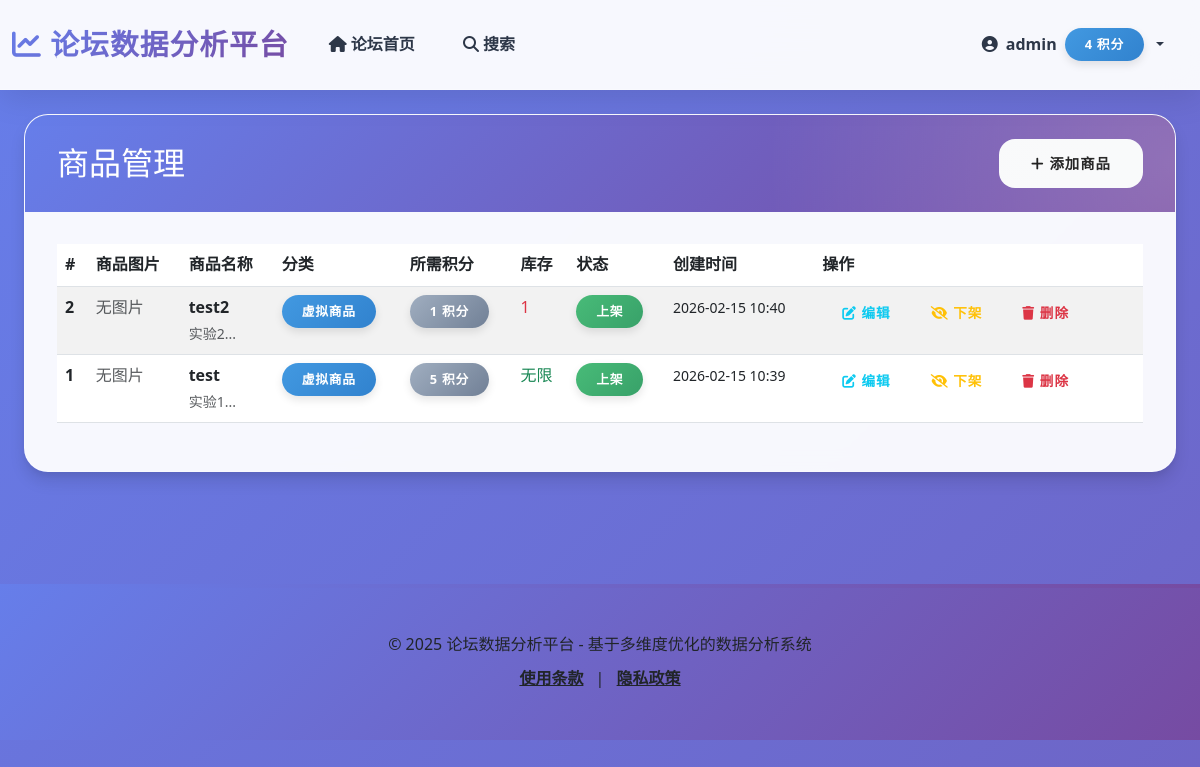
The page /points/admin/shop (signed in) on the database its author committed.
### app/models/user.py (models this page shows, shortened)
class User(UserMixin, Treet_IP_Conn.Model):
    __tablename__ = 'users'
    UserID = Treet_IP_Conn.Column(Treet_IP_Conn.Integer, primary_key=True, autoincrement=True)
    UserName = Treet_IP_Conn.Column(Treet_IP_Conn.String(50), unique=True, nullable=False, index=True)
    RegistrationDate = Treet_IP_Conn.Column(Treet_IP_Conn.DateTime, default=datetime.utcnow, index=True)  # 添加索引以优化按注册时间查询
    LastLoginTime = Treet_IP_Conn.Column(Treet_IP_Conn.DateTime, default=datetime.utcnow, onupdate=datetime.utcnow, index=True)  # 添加索引以优化按登录时间查询
    PasswordHash = Treet_IP_Conn.Column(Treet_IP_Conn.String(255), nullable=False)
    Reputation = Treet_IP_Conn.Column(Treet_IP_Conn.Integer, default=0, index=True)  # 用户声望值
    Status = Treet_IP_Conn.Column(Treet_IP_Conn.Enum(UserStatus), default=UserStatus.ACTIVE, index=True)  # 添加索引以优化状态筛选
    Role = Treet_IP_Conn.Column(Treet_IP_Conn.Enum(UserRole), default=UserRole.USER, index=True)  # 添加用户角色
    UserBio = Treet_IP_Conn.Column(Treet_IP_Conn.Text, default='')  # 个人简介
    AvatarURL = Treet_IP_Conn.Column(Treet_IP_Conn.String(255), default='')  # 头像URL
    Points = Treet_IP_Conn.Column(Treet_IP_Conn.Integer, default=0, index=True)  # 积分余额
    Level = Treet_IP_Conn.Column(Treet_IP_Conn.Integer, default=1, index=True)  # 用户等级
    TotalPointsEarned = Treet_IP_Conn.Column(Treet_IP_Conn.Integer, default=0)  # 累计获得的积分
    ConsecutiveCheckInDays = Treet_IP_Conn.Column(Treet_IP_Conn.Integer, default=0)  # 连续签到天数
    LastCheckInDate = Treet_IP_Conn.Column(Treet_IP_Conn.Date, nullable=True)  # 最后签到日期
    IsPhoneBound = Treet_IP_Conn.Column(Treet_IP_Conn.Boolean, default=False)  # 是否绑定手机
    IsProfileCompleted = Treet_IP_Conn.Column(Treet_IP_Conn.Boolean, default=False)  # 是否完善个人资料
    posts = Treet_IP_Conn.relationship('Post', backref='author', foreign_keys='Post.UserID', lazy='dynamic', cascade='all, delete-orphan')
    comments = Treet_IP_Conn.relationship('Comment', backref='author', foreign_keys='Comment.UserID', lazy='dynamic', cascade='all, delete-orphan')

### app/models/points.py (models this page shows, shortened)
class PointShopItem(Treet_IP_Conn.Model):
    __tablename__ = 'point_shop_items'
    ItemID = Treet_IP_Conn.Column(Treet_IP_Conn.Integer, primary_key=True, autoincrement=True)
    ItemName = Treet_IP_Conn.Column(Treet_IP_Conn.String(100), nullable=False)
    ItemType = Treet_IP_Conn.Column(Treet_IP_Conn.String(50), nullable=False, index=True)  # 商品类型：虚拟商品、实物、权益
    ItemDescription = Treet_IP_Conn.Column(Treet_IP_Conn.Text, nullable=True)
    PointsRequired = Treet_IP_Conn.Column(Treet_IP_Conn.Integer, nullable=False)  # 所需积分
    Stock = Treet_IP_Conn.Column(Treet_IP_Conn.Integer, default=-1)  # 库存，-1表示无限
    ImageURL = Treet_IP_Conn.Column(Treet_IP_Conn.String(255), nullable=True)  # 商品图片
    ValidityDays = Treet_IP_Conn.Column(Treet_IP_Conn.Integer, default=0)  # 有效期（天），0表示永久
    IsActive = Treet_IP_Conn.Column(Treet_IP_Conn.Boolean, default=True, index=True)  # 是否上架
    CreationTime = Treet_IP_Conn.Column(Treet_IP_Conn.DateTime, default=datetime.utcnow)

### app/routes/points.py (the view)
@points.route('/admin/shop')
@admin_required
def admin_shop():
    page = request.args.get('page', 1, type=int)
    per_page = 20
    pagination = PointShopItem.query.order_by(
        PointShopItem.CreationTime.desc()
    ).paginate(page=page, per_page=per_page, error_out=False)
    return render_template('points/admin_shop.html',
                         title='商品管理',
                         pagination=pagination)

### app/routes/points.py (called while the page is built)
def admin_required(f):
    @wraps(f)
    def decorated_function(*args, **kwargs):
        from app.models.user import UserRole
        if not current_user.is_authenticated:
            flash('请先登录', 'warning')
            return redirect(url_for('auth.login'))
        if current_user.Role != UserRole.ADMIN:
            flash('需要管理员权限', 'danger')
            return redirect(url_for('forum.forum'))
        return f(*args, **kwargs)
    return decorated_function

### app/templates/points/admin_shop.html (shortened to what this page needs)
{% extends 'base.html' %}
{% block content %}
<div class="container mt-4">
    <div class="row">
        <div class="col-md-12">
            <div class="card">
                <div class="card-header bg-primary text-white">
                    <div class="d-flex justify-content-between align-items-center">
                        <h2 class="mb-0">商品管理</h2>
                        <a href="{{ url_for('points.admin_add_item') }}" class="btn btn-light">
                            <i class="fa fa-plus"></i> 添加商品
                        </a>
                    </div>
                </div>
                <div class="card-body">
                    {% if pagination.items %}
                    <div class="table-responsive">
                        <table class="table table-striped table-hover">
                            <thead class="thead-dark">
                                <tr>
                                    <th scope="col">#</th>
                                    <th scope="col">商品图片</th>
                                    <th scope="col">商品名称</th>
                                    <th scope="col">分类</th>
                                    <th scope="col">所需积分</th>
                                    <th scope="col">库存</th>
                                    <th scope="col">状态</th>
                                    <th scope="col">创建时间</th>
                                    <th scope="col">操作</th>
                                </tr>
                            </thead>
                            <tbody>
                                {% for item in pagination.items %}
                                <tr>
                                    <th scope="row">{{ item.ItemID }}</th>
                                    <td>
                                        {% if item.ImageURL %}
                                            <img src="{{ item.ImageURL }}" alt="{{ item.ItemName }}" class="img-thumbnail" style="max-width: 50px; max-height: 50px;">
                                        {% else %}
                                            <span class="text-muted">无图片</span>
                                        {% endif %}
                                    </td>
                                    <td>
                                        <strong>{{ item.ItemName }}</strong>
                                        <br>
                                        <small class="text-muted">{{ item.ItemDescription[:50] if item.ItemDescription else '无描述' }}...</small>
                                    </td>
                                    <td>
                                        {% if item.ItemType == 'virtual' %}
                                            <span class="badge badge-info">虚拟商品</span>
                                        {% elif item.ItemType == 'physical' %}
                                            <span class="badge badge-primary">实物商品</span>
                                        {% elif item.ItemType == 'privilege' %}
                                            <span class="badge badge-warning">特权商品</span>
                                        {% elif item.ItemType == 'coupon' %}
                                            <span class="badge badge-success">优惠券</span>
                                        {% endif %}
                                    </td>
                                    <td>
                                        <span class="badge badge-secondary">{{ item.PointsRequired }} 积分</span>
                                    </td>
                                    <td>
                                        {% if item.Stock == -1 %}
                                            <span class="text-success">无限</span>
                                        {% else %}
                                            <span class="{% if item.Stock <= 10 %}text-danger{% elif item.Stock <= 50 %}text-warning{% else %}text-success{% endif %}">
                                                {{ item.Stock }}
                                            </span>
                                        {% endif %}
                                    </td>
                                    <td>
                                        <span class="badge badge-{{ 'success' if item.IsActive else 'danger' }}">
                                            {{ '上架' if item.IsActive else '下架' }}
                                        </span>
                                    </td>
                                    <td>
                                        <small>{{ item.CreationTime.strftime('%Y-%m-%d %H:%M') }}</small>
                                    </td>
                                    <td>
                                        <div class="btn-group" role="group">
                                            <a href="{{ url_for('points.admin_edit_item', item_id=item.ItemID) }}"
                                               class="btn btn-sm btn-outline-info">
                                                <i class="fa fa-edit"></i> 编辑
                                            </a>
                                            <form action="{{ url_for('points.admin_toggle_item', item_id=item.ItemID) }}"
                                                  method="POST"
                                                  class="d-inline-block">
                                                <button type="submit" class="btn btn-sm btn-outline-{{ 'warning' if item.IsActive else 'success' }}">
                                                    <i class="fa fa-{{ 'eye-slash' if item.IsActive else 'eye' }}"></i>
                                                    {{ '下架' if item.IsActive else '上架' }}
                                                </button>
                                            </form>
                                            <form action="{{ url_for('points.admin_delete_item', item_id=item.ItemID) }}"
                                                  method="POST"
                                                  class="d-inline-block"
                                                  onsubmit="return confirm('确定要删除这个商品吗？');">
                                                <button type="submit" class="btn btn-sm btn-outline-danger">
                                                    <i class="fa fa-trash"></i> 删除
                                                </button>
                                            </form>
                                        </div>
                                    </td>
                                </tr>
                                {% endfor %}
                            </tbody>
                        </table>
                    </div>
                    {% else %}
                    <div class="alert alert-info" role="alert">
                        暂无商品，请点击上方按钮添加商品
                    </div>
                    {% endif %}
                </div>
            </div>
        </div>
    </div>
</div>
{% endblock %}

### app/templates/base.html (shortened to what this page needs)
<!DOCTYPE html>
<html lang="zh-CN">
<head>
    <link rel="stylesheet" href="https://cdn.jsdelivr.net/npm/bootstrap@5.3.0/dist/css/bootstrap.min.css">
    <link rel="stylesheet" href="https://cdn.jsdelivr.net/npm/bootstrap-icons@1.11.1/font/bootstrap-icons.css">
    <link rel="stylesheet" href="https://cdnjs.cloudflare.com/ajax/libs/font-awesome/6.4.0/css/all.min.css">
    <link rel="stylesheet" href="{{ url_for('static', filename='css/modern_style.css') }}">
</head>
<body>
    <nav class="navbar navbar-expand-lg" id="mainNavbar">
        <div class="container">
            <a class="navbar-brand" href="{{ url_for('main.index') }}">
                <i class="fas fa-chart-line"></i> 论坛数据分析平台
            </a>
            <div class="collapse navbar-collapse" id="navbarNav">
                <ul class="navbar-nav">
                    <li class="nav-item">
                        <a class="nav-link" href="{{ url_for('forum.forum_index') }}">
                            <i class="fas fa-home"></i> 论坛首页
                        </a>
                    </li>
                    <li class="nav-item">
                        <a class="nav-link" href="{{ url_for('forum.search_page') }}">
                            <i class="fas fa-search"></i> 搜索
                        </a>
                    </li>
                </ul>
                <ul class="navbar-nav ms-auto">
                    {% if current_user.is_authenticated %}
                    <li class="nav-item dropdown">
                        <a class="nav-link dropdown-toggle d-flex align-items-center gap-2" href="#" id="navbarDropdown" role="button" data-bs-toggle="dropdown" aria-haspopup="true" aria-expanded="false">
                            <i class="fas fa-user-circle"></i>
                            <span>{{ current_user.UserName }}</span>
                            <span class="badge badge-info">{{ current_user.Points or 0 }} 积分</span>
                        </a>
                    </li>
                    {% endif %}
                </ul>
            </div>
        </div>
    </nav>
    <div class="container mt-4">
        {% block content %}{% endblock %}
    </div>
    <footer class="footer py-5">
        <div class="container text-center">
            <p class="mb-2 text-dark">© 2025 论坛数据分析平台 - 基于多维度优化的数据分析系统</p>
            <div class="text-sm">
                <a href="#" class="text-dark hover:text-primary mx-2">使用条款</a>
                <span class="text-dark">|</span>
                <a href="#" class="text-dark hover:text-primary mx-2">隐私政策</a>
            </div>
        </div>
    </footer>
</body>
</html>

### rows shown on the page
User: UserName "admin", Points "4"
PointShopItem: ItemID "2", ImageURL "无图片", ItemName "test2", ItemDescription "实验2", ItemType "虚拟商品", PointsRequired "1", Stock "1", IsActive "上架", CreationTime "2026-02-15 10:40", IsActive "下架"
PointShopItem: ItemID "1", ImageURL "无图片", ItemName "test", ItemDescription "实验1", ItemType "虚拟商品", PointsRequired "5", Stock "无限", IsActive "上架", CreationTime "2026-02-15 10:39", IsActive "下架"
